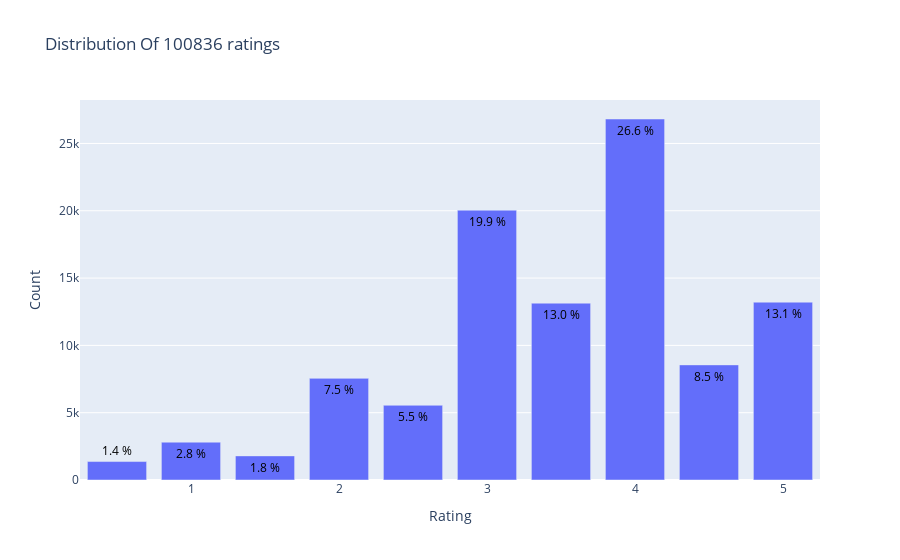

The notebook cell this image was saved under:
### Markdown cell above
## Ratings Distribution

### Code cell
configure_plotly_browser_state()

from plotly.offline import init_notebook_mode, plot, iplot
import plotly.graph_objs as go
init_notebook_mode(connected=True)

data = df['rating'].value_counts().sort_index(ascending=False)
trace = go.Bar(x = data.index,
               text = ['{:.1f} %'.format(val) for val in (data.values / df.shape[0] * 100)],
               textposition = 'auto',
               textfont = dict(color = '#000000'),
               y = data.values,
               )
# Create layout
layout = dict(title = 'Distribution Of {} ratings'.format(df.shape[0]),
              xaxis = dict(title = 'Rating'),
              yaxis = dict(title = 'Count'))
# Create plot
fig = go.Figure(data=[trace], layout=layout)
iplot(fig)

### Figure 1 — Plotly figure (JSON) as saved in the notebook; plotly's stock layout.template omitted (floating-point values rounded to 4 significant figures)
{"data": [{"text": ["13.1 %", "8.5 %", "26.6 %", "13.0 %", "19.9 %", "5.5 %", "7.5 %", "1.8 %", "2.8 %", "1.4 %"], "textfont": {"color": "#000000"}, "textposition": "auto", "x": [5, 4.5, 4, 3.5, 3, 2.5, 2, 1.5, 1, 0.5], "y": [13211, 8551, 26818, 13136, 20047, 5550, 7551, 1791, 2811, 1370], "type": "bar"}], "layout": {"title": {"text": "Distribution Of 100836 ratings"}, "xaxis": {"title": {"text": "Rating"}}, "yaxis": {"title": {"text": "Count"}}}}
